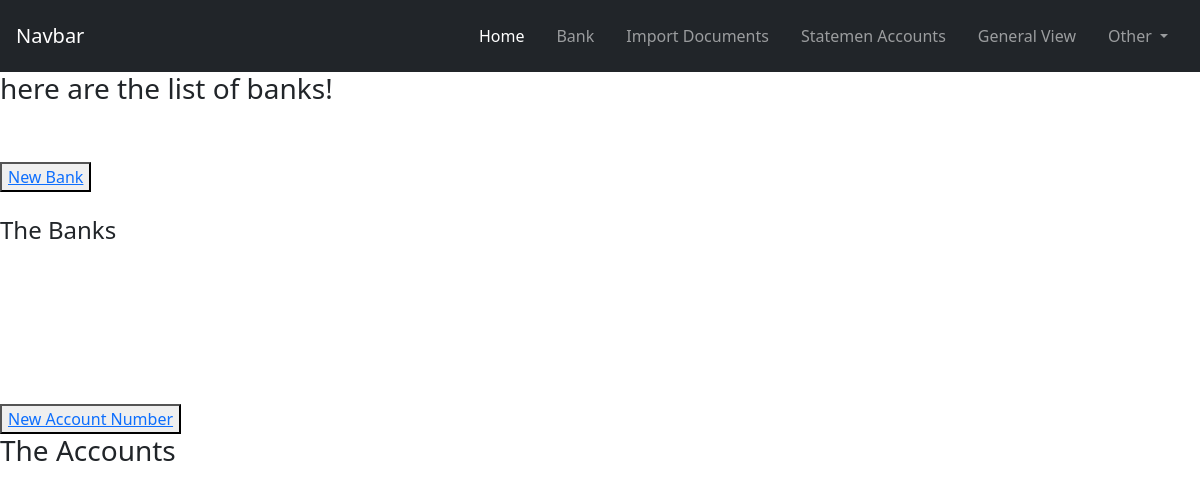
The app's page /list_banks/, older data.
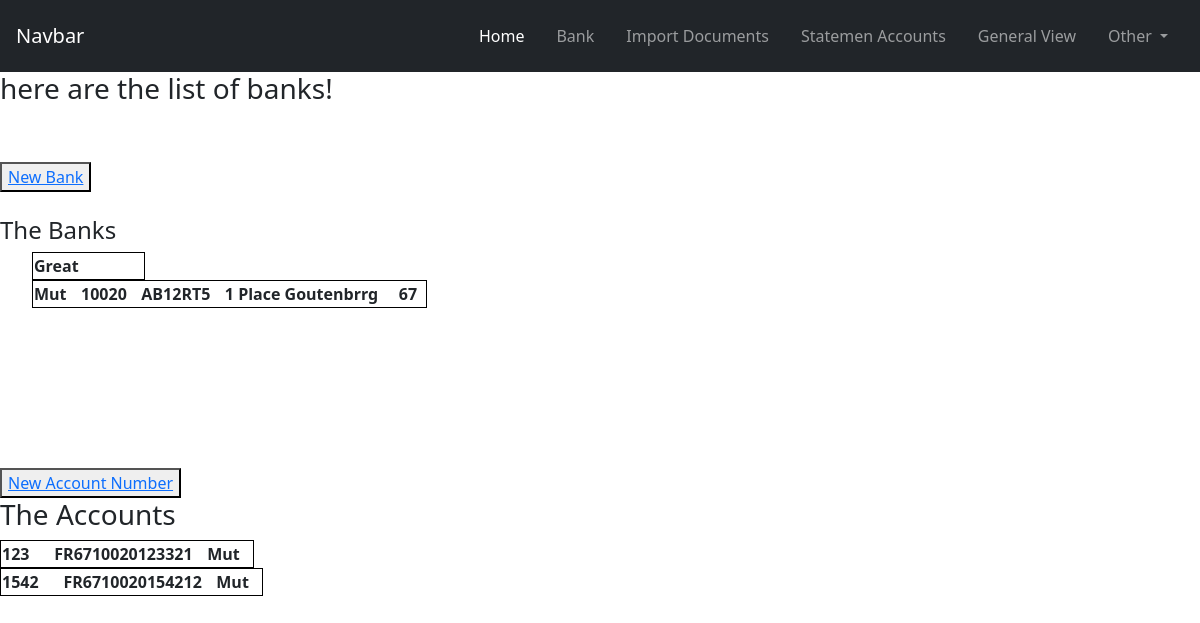
The same page, newer data.
### bank/models.py (models this page shows, shortened)
class Bank(models.Model):
    name_bank = models.CharField(max_length=60)
    bank_code = models.CharField(max_length=20)
    branch_code = models.CharField(max_length=8)
    bic = models.CharField(max_length=12)
    bank_adresse = models.CharField(max_length=80, blank=True)
    country_bank_code = models.CharField(max_length=5)
    country_key = models.CharField(max_length=4)

class AccountNumber(models.Model):
    account_number = models.CharField(max_length=15)
    rib_key = models.CharField(max_length=10)
    bank = models.ForeignKey(Bank, on_delete=models.CASCADE)

### bank/views.py (the view)
# urls.py: path('list_banks/', views.bank, name='bank'),
def bank(request):
    banks = Bank.objects.order_by('name_bank')
    accounts = AccountNumber.objects.order_by('account_number')
    return render(request, 'bank/list.html', {'banks':banks, 'accounts':accounts})

### bank/templates/bank/list.html (shortened to what this page needs)
<!DOCTYPE html>
    {% extends 'origin/base.html' %}
    {% block content %}
        <h3> here are the list of banks! </h3><br/><br/>
        <button type="submit"><a href="{% url 'new_bank'%}"> New Bank </a></button>
        <h4> The Banks</h4>
        <ul>
            {% for bank in banks %}
                <Table>
                    <tr>
                        <th>{{ bank.name_bank }} &nbsp&nbsp </th>
                        <th>{{ bank.bank_code }} &nbsp&nbsp</th>
                        <th> {{ bank.bic }} &nbsp&nbsp </th>
                        <th>{{ bank.bank_adresse }}&nbsp&nbsp</th>
                        <th>{{ bank.country_bank_cod }}&nbsp&nbsp</th>
                        <th>{{ bank.country_key }}&nbsp&nbsp</th>
                    </tr>
                </Table>
            {% endfor %}
        </ul>
        <button type="submit"><a href="{% url 'new_account_number'%}"> New Account Number </a></button>
        <h3> The Accounts</h3>
          {% for account in accounts %}
            <Table>
                <th>{{ account.account_number }} &nbsp&nbsp </th>
                <th>{{ account.rib }} &nbsp&nbsp</th>
                <th>{{ account.bank.country_bank_code}}{{account.bank.country_key}}{{ account.bank.bank_code}}{{ account.account_number}}{{ account.rib_key}} &nbsp&nbsp </th>
                <th>{{ account.bank.name_bank }} &nbsp&nbsp </th>
            </Table>
          {% endfor %}
    {% endblock %}

### bank/templates/origin/base.html
{% include 'origin/navbar.html' %}
{% block content%}  {% endblock %}

### bank/templates/origin/navbar.html (shortened to what this page needs)
<!DOCTYPE html>
<head>
    <link rel="stylesheet" href="https://cdn.jsdelivr.net/npm/bootstrap@5.2.2/dist/css/bootstrap.min.css">
   <link href="https://cdn.jsdelivr.net/npm/bootstrap@5.1.3/dist/css/bootstrap.min.css" rel="stylesheet">
</head>
<nav class="navbar navbar-expand-lg navbar-dark bg-dark p-3">
	  <a class="navbar-brand" href="#">Navbar</a>
	  <div class=" collapse navbar-collapse" id="navbarNavDropdown">
	    <ul class="navbar-nav ms-auto ">
	      <li class="nav-item">
	        <a class="nav-link mx-2 active" aria-current="page" href="{% url 'home' %}">Home</a>
	      </li>
	      <li class="nav-item">
	        <a class="nav-link mx-2" href="{% url  "bank" %}">Bank</a>
	      </li>
	      <li class="nav-item">
	        <a class="nav-link mx-2" href="{% url  "import" %}">Import Documents</a>
	      </li>
	      <li class="nav-item">
	        <a class="nav-link mx-2" href="{% url  "statement of accounts" %}">Statemen Accounts</a>
	      </li>
	      <li class="nav-item">
	        <a class="nav-link mx-2" href="{% url  "general view" %}">General View</a>
	      </li>
	      <li class="nav-item dropdown">
	        <a class="nav-link mx-2 dropdown-toggle" href="#" id="navbarDropdownMenuLink" role="button" data-bs-toggle="dropdown" aria-expanded="false">
	          Other
	        </a>
	      </li>
	    </ul>
	  </div>
	</nav>
</html>

### bank/templates/bank/list.html (style rules this page uses)
table, td { border:1px solid black; }
th { border: :1px solid blue; }

Row changes from the older to the newer data that the page shows:
added Bank: name_bank "Great"
added Bank: name_bank "Mut", bank_code "10020", bic "AB12RT5", bank_adresse "1 Place Goutenbrrg", country_key "67"
added AccountNumber: account_number "123", bank.country_bank_code "FR", bank.country_key "67", bank.bank_code "10020", rib_key "321", bank.name_bank "Mut"
added AccountNumber: account_number "1542", bank.country_bank_code "FR", bank.country_key "67", bank.bank_code "10020", rib_key "12", bank.name_bank "Mut"
